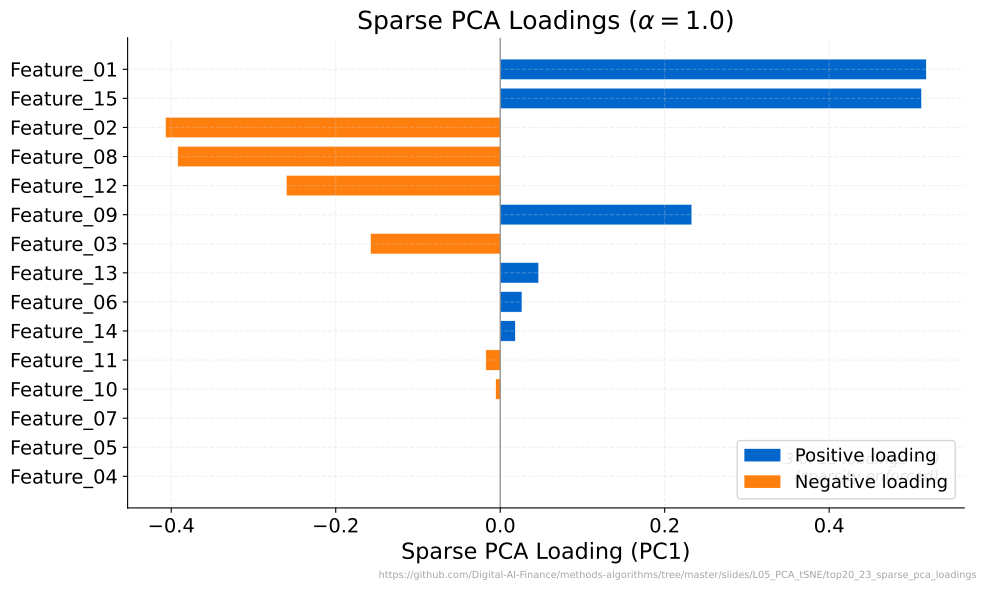

The Python source for this figure:
"""Sparse PCA vs Standard PCA Loadings."""
import matplotlib.pyplot as plt
import numpy as np
from sklearn.datasets import make_classification
from sklearn.decomposition import SparsePCA
from sklearn.preprocessing import StandardScaler
from pathlib import Path

import sys
sys.path.insert(0, str(Path(__file__).resolve().parents[3] / 'templates'))
from chart_style import apply_style, COLORS, MLPURPLE, MLBLUE, MLORANGE, MLGREEN, MLRED, MLLAVENDER
apply_style()

CHART_METADATA = {
    "title": "Sparse PCA vs Standard PCA Loadings",
    "description": "Horizontal bar chart of SparsePCA PC1 loadings across 15 features.",
    "url": "https://github.com/Digital-AI-Finance/methods-algorithms/tree/master/slides/L05_PCA_tSNE/top20_23_sparse_pca_loadings"
}


np.random.seed(42)

# Generate classification data
X, y = make_classification(n_samples=500, n_features=15, n_informative=5,
                           n_redundant=3, n_classes=2, random_state=42)
X = StandardScaler().fit_transform(X)

# Sparse PCA
spca = SparsePCA(n_components=1, alpha=1.0, random_state=42)
spca.fit(X)
loadings = spca.components_[0]

# Feature labels
features = [f'Feature_{i+1:02d}' for i in range(15)]

# Sort by absolute loading for display
sort_idx = np.argsort(np.abs(loadings))
loadings_sorted = loadings[sort_idx]
features_sorted = [features[i] for i in sort_idx]

# Color by sign
colors = [MLBLUE if v >= 0 else MLORANGE for v in loadings_sorted]

fig, ax = plt.subplots()

ax.barh(range(len(loadings_sorted)), loadings_sorted, color=colors,
        edgecolor='white', linewidth=0.3, height=0.7)

ax.set_yticks(range(len(features_sorted)))
ax.set_yticklabels(features_sorted)
ax.set_xlabel('Sparse PCA Loading (PC1)')
ax.set_title('Sparse PCA Loadings ($\\alpha=1.0$)')
ax.axvline(x=0, color='gray', linewidth=0.8, linestyle='-')

# Legend for sign colors
from matplotlib.patches import Patch
legend_elements = [
    Patch(facecolor=MLBLUE, label='Positive loading'),
    Patch(facecolor=MLORANGE, label='Negative loading'),
]
ax.legend(handles=legend_elements, loc='lower right')

# Count zero loadings
n_zero = np.sum(np.abs(loadings) < 1e-6)
ax.annotate(f'{n_zero} of 15 loadings = 0\n(sparsity enforced)',
            xy=(0.97, 0.05), xycoords='axes fraction', ha='right', va='bottom',
            fontsize=11, color='gray', style='italic')

plt.figtext(0.99, 0.01, CHART_METADATA['url'], fontsize=7, color='gray',
            ha='right', va='bottom', alpha=0.7)
plt.tight_layout()
plt.savefig(Path(__file__).parent / 'chart.pdf', dpi=300, bbox_inches='tight', facecolor='white')
plt.close()
